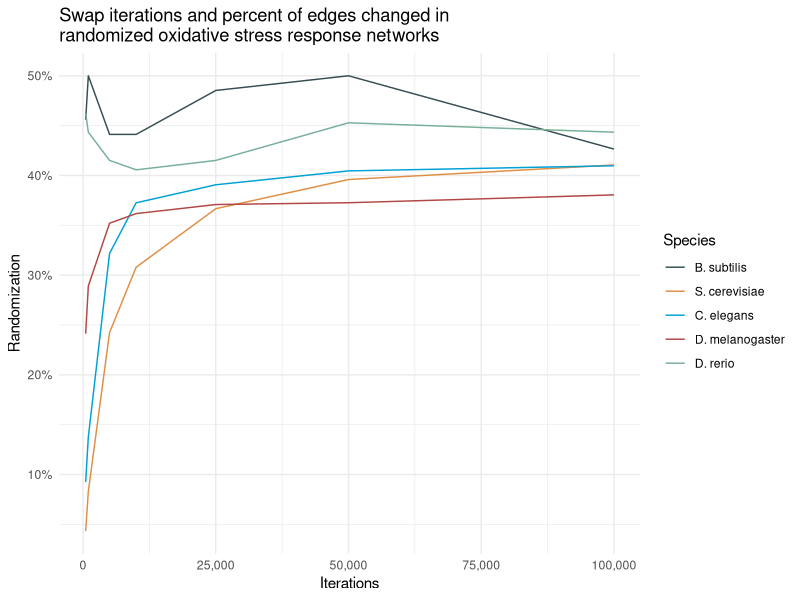
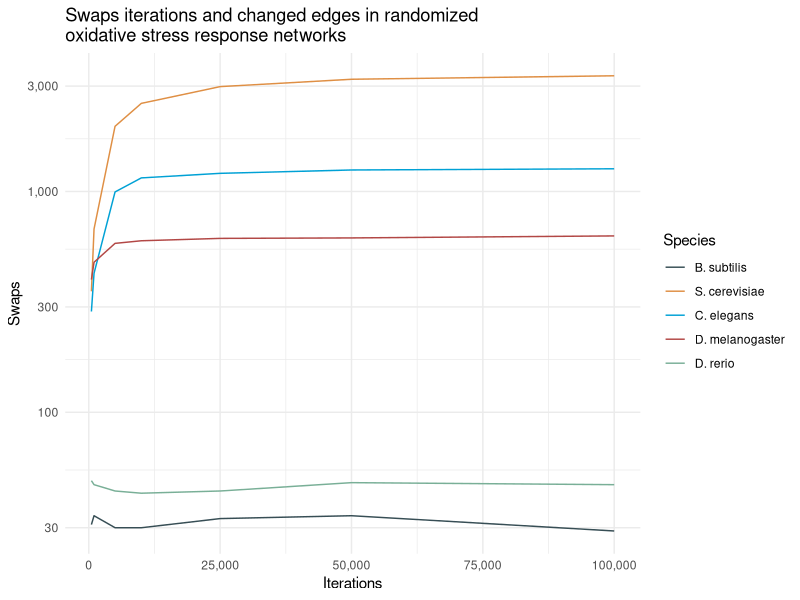

Source code (R) for these figures, in order:
library(tidyverse)
library(ggsci)
setwd('Desktop/GitHub_Repos/motifs/')
df <- read_tsv("iterations_swaps.txt")
df <- df %>% mutate(Randomization = Swaps/Edges)
sp_labels <- c("B. subtilis", "S. cerevisiae", "C. elegans", "D. melanogaster", "D. rerio")
ggplot(df, aes(Iterations, Randomization, color=Species))+
  geom_line()+
  theme_minimal()+
  scale_color_jama(labels=sp_labels)+
  scale_y_continuous(labels=scales::percent)+
  scale_x_continuous(label=scales::comma)+
  # scale_x_log10(label=scales::comma)+
  labs(title="Swap iterations and percent of edges changed in \nrandomized oxidative stress response networks")

ggplot(df, aes(Iterations, Swaps, color=Species))+
  geom_line()+
  theme_minimal()+
  scale_color_jama(labels=sp_labels)+
  scale_x_continuous(label=scales::comma)+
  scale_y_log10(label=scales::comma)+
  labs(title="Swaps iterations and changed edges in randomized \noxidative stress response networks")
  
